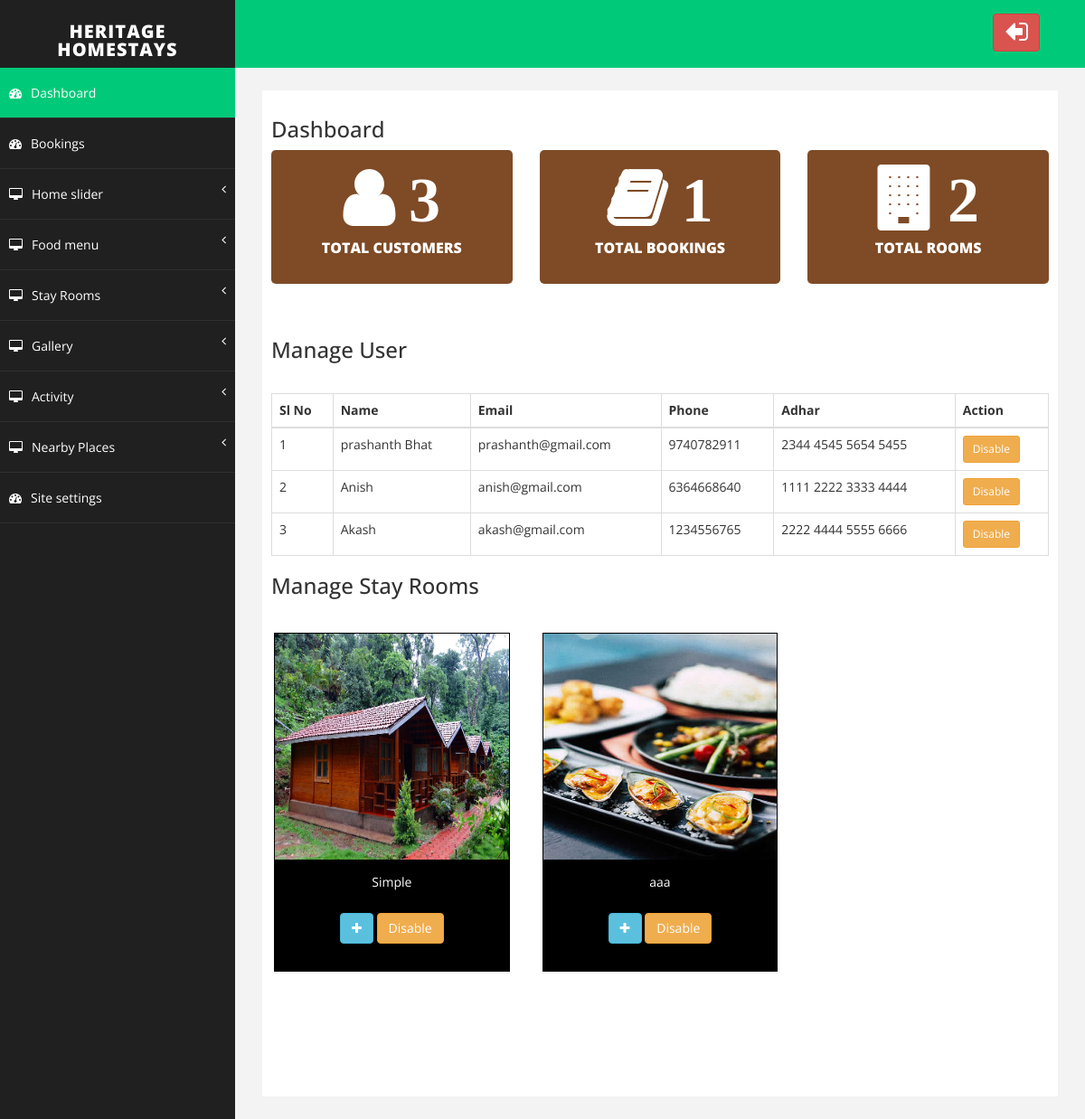
The page /admin/dashboard.php (signed in) on the database its author committed.
### tables this page shows
CREATE TABLE `user` (
  `id` int(5) NOT NULL,
  `name` varchar(20) NOT NULL,
  `email` varchar(20) NOT NULL,
  `phone` varchar(20) NOT NULL,
  `adhar` varchar(20) NOT NULL,
  `password` varchar(20) NOT NULL,
  `token` varchar(100) NOT NULL,
  `isactive` int(100) NOT NULL DEFAULT 1
);

CREATE TABLE `stay` (
  `id` int(5) NOT NULL,
  `room_type` varchar(50) NOT NULL,
  `description` varchar(200) NOT NULL,
  `image` varchar(200) NOT NULL,
  `price` varchar(20) NOT NULL,
  `status` int(20) NOT NULL DEFAULT 0
);

### admin/dashboard.php (the view, shortened to what this page needs)
<!DOCTYPE html>
<html xmlns="http://www.w3.org/1999/xhtml">
<?php include "admin_auth.php";
include "../database.php";
?>
<?php
$query1="SELECT * FROM user";
$run_query1 = mysqli_query($conn,$query1);
if($run_query1){
    $num_rows_user = $run_query1->num_rows;
}
$query2="SELECT * FROM booking";
$run_query2 = mysqli_query($conn,$query2);
if($run_query2){
    $num_rows_book = $run_query2->num_rows;
}
$query3="SELECT * FROM stay";
$run_query3 = mysqli_query($conn,$query3);
if($run_query3){
    $num_rows_room = $run_query3->num_rows;
}
?>
<head>
    <link href="assets/css/bootstrap.css" rel="stylesheet" />
    <link href="assets/css/font-awesome.css" rel="stylesheet" />
    <link href="assets/css/basic.css" rel="stylesheet" />
    <link href="assets/css/custom.css" rel="stylesheet" />
</head>
<body>
    <div id="wrapper">
        <?php include "admin_nav.php"  ?>
        <div id="page-wrapper">
            <div id="page-inner">
                <h3>Dashboard</h3>
            <div class="row">
                    <div class="col-md-4">
                        <div class="main-box mb-red" style="background-color:#7e4b26">
                            <a href="#">
                                <i class="fa fa-user fa-5x" style="font-weight: 900;"> <?php echo $num_rows_user; ?> </i>
                                <h5> Total customers</h5>
                            </a>
                        </div>
                    </div>
                    <div class="col-md-4">
                        <div class="main-box mb-red" style="background-color:#7e4b26">
                            <a href="#">
                                <i class="fa fa-book fa-5x" style="font-weight: 900;"> <?php echo $num_rows_book; ?> </i>
                                <h5> Total Bookings</h5>
                            </a>
                        </div>
                    </div>
                    <div class="col-md-4">
                        <div class="main-box mb-red" style="background-color:#7e4b26">
                            <a href="#">
                                <i class="fa fa-building fa-5x" style="font-weight: 900;"> <?php echo $num_rows_room; ?> </i>
                                <h5> Total Rooms</h5>
                            </a>
                        </div>
                    </div>
                </div>
                <h3>Manage User</h3> <br>
            <div class="table-responsive">
                    <table class="table table-striped table-bordered table-hover">
                        <thead>
                            <tr>
                                <th>Sl No</th>
                                <th>Name</th>
                                <th>Email</th>
                                <th>Phone</th>
                                <th>Adhar</th>
                                <th>Action</th>
                            </tr>
                        </thead>
                        <tbody>
                            <?php
                            $i=1;
                            $view_user_query="SELECT * FROM user";
                            $run_view_user_query = mysqli_query($conn,$view_user_query);
                            if($run_view_user_query){
                            while($row = $run_view_user_query->fetch_assoc()) {
                            ?>
                        <form id="form" action="upload.php" method="POST">
                            <tr>
                                <td><?= $i ?> <input type="hidden" name="user_id" value="<?=$row["id"]?>"></td>
                                <td> <?=$row["name"]?></td>
                                <td> <?=$row["email"]?></td>
                                <td> <?=$row["phone"]?></td>
                                <td> <?=$row["adhar"]?></td>
                                <?php if($row["isactive"]==1){ ?>
                                <td><button name="disable_user" type="submit" class="timer btn btn-warning btn-sm">Disable</button></td>
                                <?php }
                                else{?>
                                <td><button name="enable_user" type="submit" class="timer btn btn-success btn-sm">Enable</button></td>
                                <?php } ?>
                            </tr>
                        </form>
                        <?php
                        $i++;
                        } }
                        else{
                            echo "no run q";
                        }
                        ?>
                        </tbody>
                    </table>
                </div>
        <h3>Manage Stay Rooms</h3> <br>
        <div class="row">
        <?php
        $view_stay_query="SELECT * FROM stay";
        $run_view_stay_query = mysqli_query($conn,$view_stay_query);
        if($run_view_stay_query){
        while($row = $run_view_stay_query->fetch_assoc()) {
        ?>
        <form id="form" action="upload.php" method="POST">
        <div class="col-md-4">
        <div  class="portfolio-item nature landscape mix_all" data-cat="nature landscape" >
            <img src="../assets/images/rooms/<?=$row["image"]?>" class="img-responsive " alt="" style="height:250px;width:100%;" />
            <div class="overlay">
            <p><?=$row["room_type"]?></p>
            <a class="preview timer btn btn-info" title="<?=$row["room_type"]?>" href="../assets/images/rooms/<?=$row["image"]?>"><i class="fa fa-plus"></i></a>
            <?php if($row["status"]==0){ ?>
            <button name="disable_room" type="submit" class="timer btn btn-warning">Disable</button>
            <?php }
            else{?>
            <button name="enable_room" type="submit" class="timer btn btn-success">Enable</button>
            <?php } ?>
            </div>
        </div>
        </div>
        </form>
        <?php
    }
    if(!$no_rows > 0){ ?>
    <?php  }
    }
        ?>
        </div>
        </div>
        </div>
    </div>
</body>
</html>

### admin/assets/css/basic.css (style rules this page uses)
body { font-family: 'Open Sans', sans-serif; line-height:25px; }
#wrapper { width: 100%; background: #202020; }
#page-wrapper { padding: 15px 15px; background: #F3F3F3; }
#page-inner { width: 100%; margin: 10px 20px 10px 0px; background-color: #fff!important; padding: 10px; height: 100vh; overflow-y:scroll; }
@media (min-width:768px) { #page-wrapper { margin: 0 0 0 260px; padding: 15px 30px; } }

### admin/assets/css/custom.css (style rules this page uses)
.main-box a,.main-box a:hover { color:#fff; text-decoration:none; }
.mb-red { background-color:#d36f2e; }
.main-box h5 { font-size:16px; font-weight:800; text-transform:uppercase; }
.portfolio-item { border:1px solid #000; margin:3px; }
.portfolio-item p { padding:12px; color:#fff; line-height:25px; }
.portfolio-item .overlay { background-color: #000; text-align: center; padding-bottom:30px; }

### rows shown on the page
user: name "prashanth Bhat", email "prashanth@gmail.com", phone "9740782911", adhar "2344 4545 5654 5455", isactive "Disable"
user: name "Anish", email "anish@gmail.com", phone "6364668640", adhar "1111 2222 3333 4444", isactive "Disable"
user: name "Akash", email "akash@gmail.com", phone "1234556765", adhar "2222 4444 5555 6666", isactive "Disable"
stay: image (picture), room_type "Simple", status "Disable"
stay: image (picture), room_type "aaa", status "Disable"

### other values the page prints
$num_rows_user "3"
$num_rows_book "1"
$num_rows_room "2"
